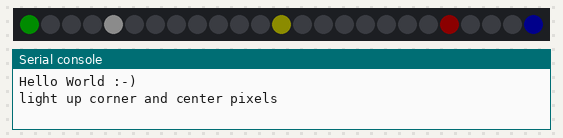
This program was run on a simulated ESP32 board running CircuitPython. Shown: 25 RGB LEDs in strip order, left to right, the last lines printed to the serial console. Dim RGB values are drawn brighter than linear.

Above: at 0.1 s.
At 2.1 s:
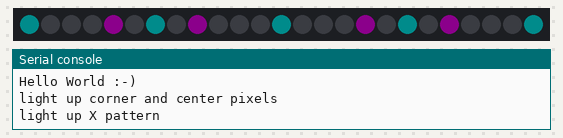
At 4.1 s:
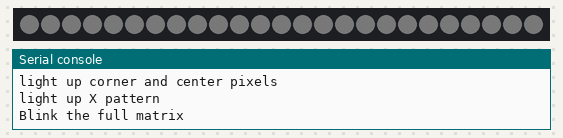
At 5.96 s:
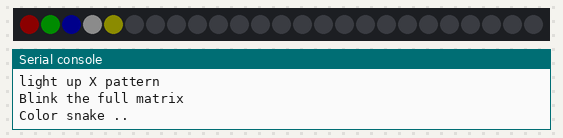
At 8.97 s:
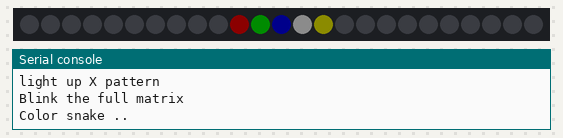
At 12.29 s:
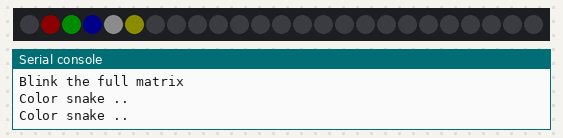

The program:

code.py
```python
import time
import board
import neopixel


print("Hello World :-)")

# --- Config ---
NUM_PIXELS = 25
BRIGHTNESS = 0.05

# Try the usual onboard NeoPixel pin:
PIXEL_PIN = board.NEOPIXEL   # identical to GPIO18 i.e. `board.IO18`, to which the WS2812 LED Matrix is connected

# NeoPixel object
pixels = neopixel.NeoPixel(
    PIXEL_PIN,
    NUM_PIXELS,
    brightness=BRIGHTNESS,
    auto_write=False,
)

# --- Helper for 5x5 Matrix LED, mapping the standard microbit ---
# --- Helper for 5x5 Matrix LED, mapping the standard microbit  ---

def column_row_2_index(column,row):
    """
    Maps standard microbit (column,row) addresses for the 5x5 Matrix LED
    to NeoPixel index. For the physical layout of the BPI-Bit-S2 board,
    the LEDs are addessed the same as on a microbit

           Top of board
    (0,0) (1,0) (2,0) (3,0) (4,0)

    (0,1) (1,1) (2,1) (3,1) (4,1)

    (0,2) (1,2) (2,2) (3,2) (4,2)

    (0,3) (1,3) (2,3) (3,3) (4,3)

    (0,4) (1,4) (2,4) (3,4) (4,4)
          Bottom of board
        with edge connector
    """
    # Internally, the BPI-Bit-S2 board addresses the LEDs as follows
    #         Top of board
    #     (20) (15) (10) (5) (0)
    #
    #     (21) (16) (11) (6) (1)
    #
    #     (22) (17) (12) (7) (2)
    #
    #     (23) (18) (13) (8) (3)
    #
    #     (24) (19) (14) (9) (4)
    #         Bottom of board
    #      with edge connector
    return row + 20 - column*5


def set_pixel(column,row, color):
    pixels[column_row_2_index(column,row)] = color

def clear():
    pixels.fill((0, 0, 0))

# --- Demo pattern ---
clear()

# Light a few test pixels
print("light up corner and center pixels")
set_pixel(0, 0, (255, 0, 0))   # top-left red
set_pixel(4, 0, (0, 255, 0))   # top-right green
set_pixel(0, 4, (0, 0, 255))   # bottom-left blue
set_pixel(4, 4, (255, 255, 255)) # bottom-right white
set_pixel(2, 2, (255, 255, 0)) # center yellow

# offset = 20
# pixels[0+offset] = (255, 0, 0)   # top-left red
# pixels[1+offset] = (0, 255, 0)   # top-right green
# pixels[2+offset] = (0, 0, 255)   # bottom-left blue
# pixels[3+offset] = (255, 255, 255) # bottom-right white
# pixels[4+offset] = (255, 255, 0) # center yellow


pixels.show()
time.sleep(2)

# Draw a simple "X" pattern
print("light up X pattern")

clear()
for i in range(5):
    set_pixel(i, i, (255, 0, 255))       # diagonal
    set_pixel(4 - i, i, (0, 255, 255))   # other diagonal
pixels.show()
time.sleep(2)

# Blink the full matrix
print("Blink the full matrix")
for _ in range(3):
    pixels.fill((50, 50, 50))
    pixels.show()
    time.sleep(0.3)
    clear()
    pixels.show()
    time.sleep(0.3)

# Idle loop so it doesn't restart constantly
while True:
    print("Color snake ..", end="")
    for offset in range(20):
        clear()
        pixels[0+offset] = (255, 0, 0)   # top-left red
        pixels[1+offset] = (0, 255, 0)   # top-right green
        pixels[2+offset] = (0, 0, 255)   # bottom-left blue
        pixels[3+offset] = (255, 255, 255) # bottom-right white
        pixels[4+offset] = (255, 255, 0) # center yellow
        pixels.show()
        time.sleep(0.3)
        # print(".", end="")
    print("\n", end="")


# EOF
```

Measured:
- by itself, everything shown: repeats every 6.0 s, in 20 steps
- what the display in image 1 shows lasts 2.0 s, from 2.0 s to 4.0 s
